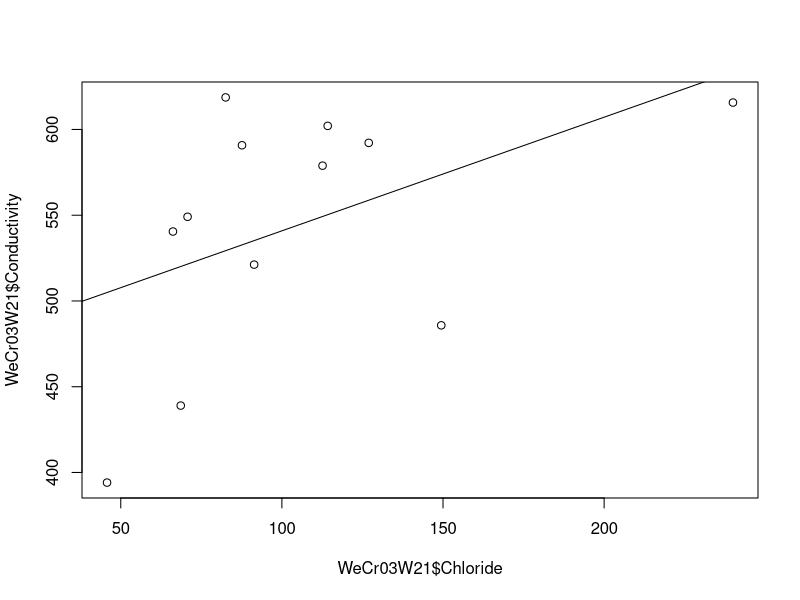
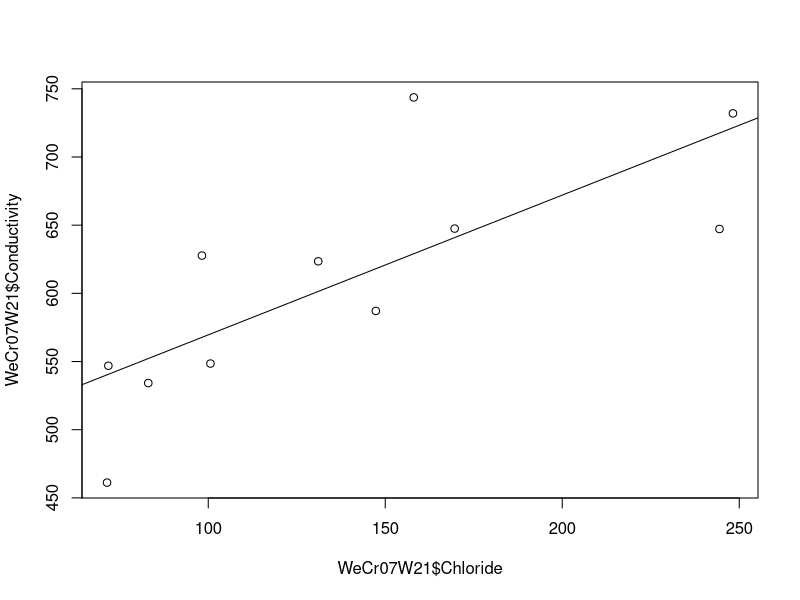
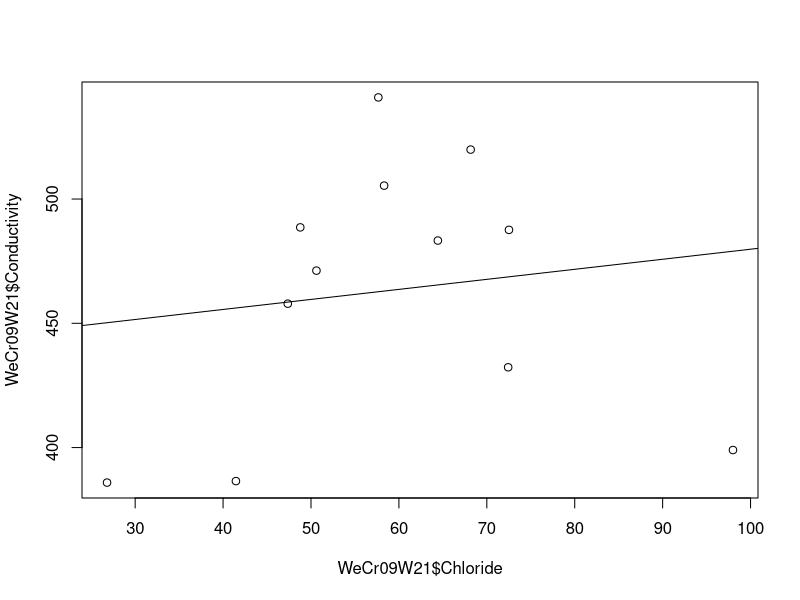
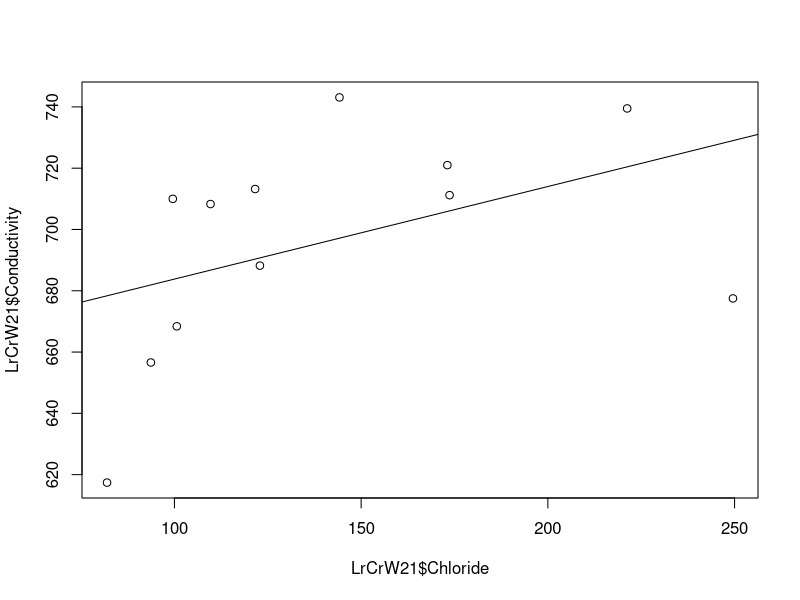
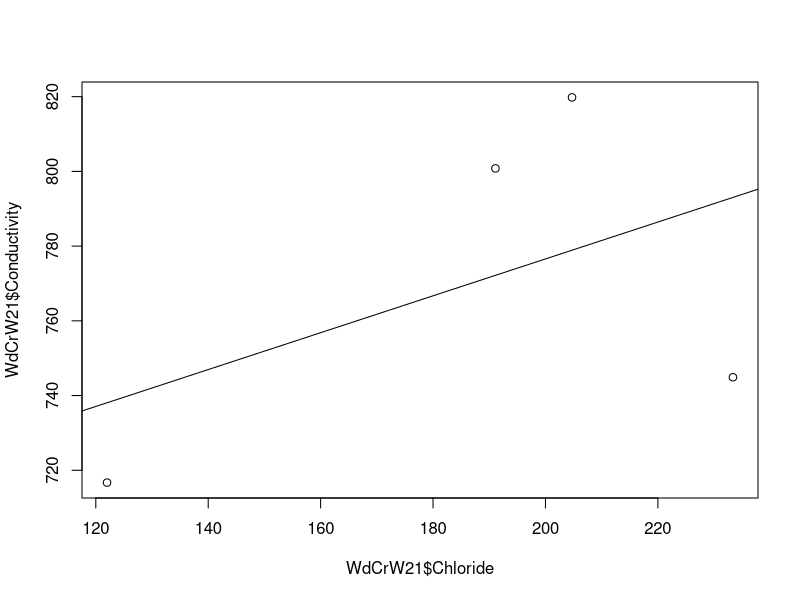
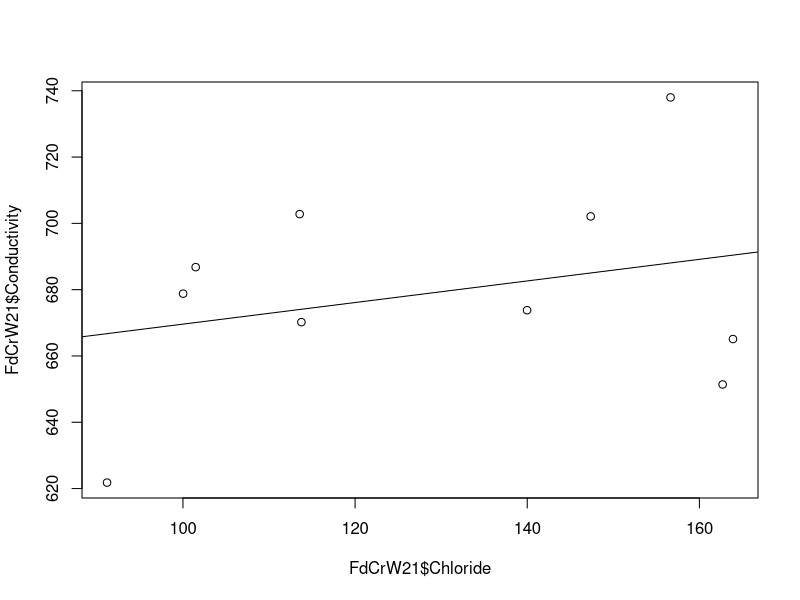
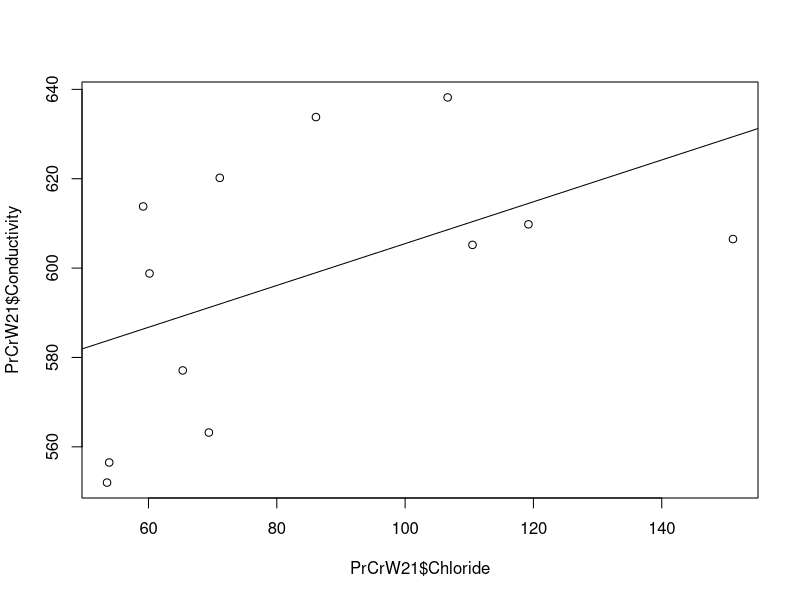
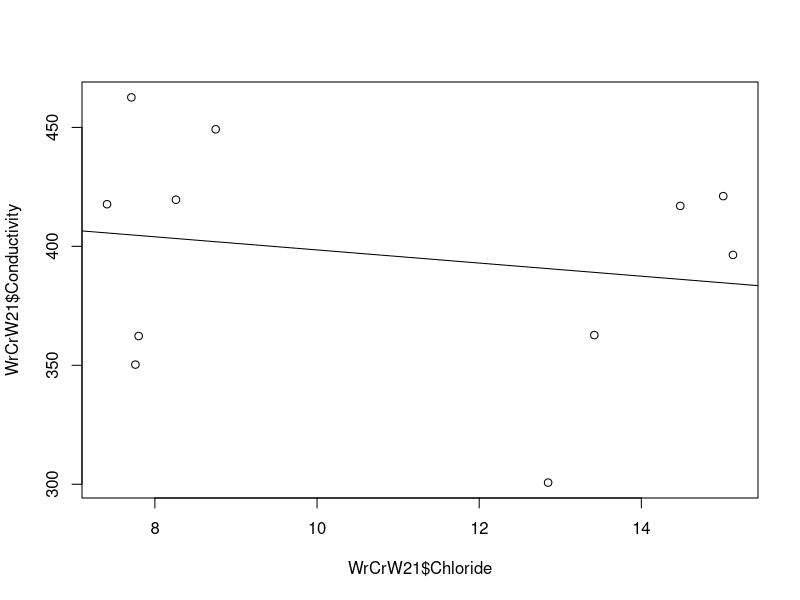

Generate these figures, in order, with R: (Note: this script raises an error after producing the figures.)
## ---- chunk 1
waterchem2 <- read.csv("Water Chem.csv")

library(ggplot2)
library(cowplot)

WeCr <- subset(waterchem2, Site== "WeCr03"|Site=="WeCr07"|Site== "WeCr09"|Site== "WeCr11"|Site=="LrCr"|Site== "WdCr"|Site=="PrCr"|Site== "FdCr"|Site=="OhRv01"|Site== "OhRv02")

NfSh <- subset(waterchem2, Site== "NoFr03"|Site=="NoFr02"|Site== "NoFr01"|Site=="WrCr"|Site=="ShCr02"|Site== "ShCr05"|Site=="ShCr06")

BfCr <- subset(waterchem2, Site=="BfCr02"|Site== "CmCr")

AMDs <- subset(waterchem2, Site== "ChCr01"|Site=="NrCr"|Site== "CsCr")

WeCr03 <- subset(waterchem2, Site=="WeCr03")
WeCr07 <- subset(waterchem2, Site=="WeCr07")
WeCr09 <- subset(waterchem2, Site=="WeCr09")
WeCr11 <- subset(waterchem2, Site=="WeCr11")
LrCr <- subset(waterchem2, Site=="LrCr")
WdCr <- subset(waterchem2, Site=="WdCr")
FdCr <- subset(waterchem2, Site=="FdCr")
PrCr <- subset(waterchem2, Site=="PrCr")
WrCr <- subset(waterchem2, Site=="WrCr")
NoFr03 <- subset(waterchem2, Site=="NoFr03")
NoFr02 <- subset(waterchem2, Site=="NoFr02")
NoFr01 <- subset(waterchem2, Site=="NoFr01")
ShCr02 <- subset(waterchem2, Site=="ShCr02")
ShCr05 <- subset(waterchem2, Site=="ShCr05")
ShCr06 <- subset(waterchem2, Site=="ShCr06")
BfCr02 <- subset(waterchem2, Site=="BfCr02")
CmCr <- subset(waterchem2, Site=="CmCr")
OhRv01 <- subset(waterchem2, Site=="OhRv01")
OhRv02 <- subset(waterchem2, Site=="OhRv02")
ChCr01 <- subset(waterchem2, Site=="ChCr01")
NrCr <- subset(waterchem2, Site=="NrCr")
CsCr <- subset(waterchem2, Site=="CsCr")
## ---- chunk 2
winter2021 <- read.csv("Winter 2021.csv")

WeCr03W21 <- subset(winter2021, Site=="WeCr03")
WeCr07W21 <- subset(winter2021, Site=="WeCr07")
WeCr09W21 <- subset(winter2021, Site=="WeCr09")
LrCrW21 <- subset(winter2021, Site=="LrCr")
WdCrW21 <- subset(winter2021, Site=="WdCr")
FdCrW21 <- subset(winter2021, Site=="FdCr")
PrCrW21 <- subset(winter2021, Site=="PrCr")
WrCrW21 <- subset(winter2021, Site=="WrCr")
NoFr03W21 <- subset(winter2021, Site=="NoFr03")
NoFr02W21 <- subset(winter2021, Site=="NoFr02")
NoFr01W21 <- subset(winter2021, Site=="NoFr01")
ShCr02W21 <- subset(winter2021, Site=="ShCr02")
ShCr05W21 <- subset(winter2021, Site=="ShCr05")
ShCr06W21 <- subset(winter2021, Site=="ShCr06")
BfCr02W21 <- subset(winter2021, Site=="BfCr02")
CmCrW21 <- subset(winter2021, Site=="CmCr")
OhRv01W21 <- subset(winter2021, Site=="OhRv01")
OhRv02W21 <- subset(winter2021, Site=="OhRv02")
ChCr01W21 <- subset(winter2021, Site=="ChCr01")
NrCrW21 <- subset(winter2021, Site=="NrCr")
CsCrW21 <- subset(winter2021, Site=="CsCr")

plot(WeCr03W21$Conductivity~WeCr03W21$Chloride)
abline(lm(WeCr03W21$Conductivity~WeCr03W21$Chloride))
summary(lm(WeCr03W21$Conductivity~WeCr03W21$Chloride))

plot(WeCr07W21$Conductivity~WeCr07W21$Chloride)
abline(lm(WeCr07W21$Conductivity~WeCr07W21$Chloride))
summary(lm(WeCr07W21$Conductivity~WeCr07W21$Chloride))

plot(WeCr09W21$Conductivity~WeCr09W21$Chloride)
abline(lm(WeCr09W21$Conductivity~WeCr09W21$Chloride))
summary(lm(WeCr09W21$Conductivity~WeCr09W21$Chloride))

plot(LrCrW21$Conductivity~LrCrW21$Chloride)
abline(lm(LrCrW21$Conductivity~LrCrW21$Chloride))
summary(lm(LrCrW21$Conductivity~LrCrW21$Chloride))

plot(WdCrW21$Conductivity~WdCrW21$Chloride)
abline(lm(WdCrW21$Conductivity~WdCrW21$Chloride))
summary(lm(WdCrW21$Conductivity~WdCrW21$Chloride))

plot(FdCrW21$Conductivity~FdCrW21$Chloride)
abline(lm(FdCrW21$Conductivity~FdCrW21$Chloride))
summary(lm(FdCrW21$Conductivity~FdCrW21$Chloride))

plot(PrCrW21$Conductivity~PrCrW21$Chloride)
abline(lm(PrCrW21$Conductivity~PrCrW21$Chloride))
summary(lm(PrCrW21$Conductivity~PrCrW21$Chloride))

plot(WrCrW21$Conductivity~WrCrW21$Chloride)
abline(lm(WrCrW21$Conductivity~WrCrW21$Chloride))
summary(lm(WrCrW21$Conductivity~WrCrW21$Chloride))

plot(NoFr03W21$Conductivity~NoFr03W21$Chloride)
abline(lm(NoFr03W21$Conductivity~NoFr03W21$Chloride))
summary(lm(NoFr03W21$Conductivity~NoFr03W21$Chloride))

plot(NoFr02W21$Conductivity~NoFr02W21$Chloride)
abline(lm(NoFr02W21$Conductivity~NoFr02W21$Chloride))
summary(lm(NoFr02W21$Conductivity~NoFr02W21$Chloride))

plot(NoFr01W21$Conductivity~NoFr01W21$Chloride)
abline(lm(NoFr01W21$Conductivity~NoFr01W21$Chloride))
summary(lm(NoFr01W21$Conductivity~NoFr01W21$Chloride))

plot(ShCr02W21$Conductivity~ShCr02W21$Chloride)
abline(lm(ShCr02W21$Conductivity~ShCr02W21$Chloride))
summary(lm(ShCr02W21$Conductivity~ShCr02W21$Chloride))

plot(ShCr05W21$Conductivity~ShCr05W21$Chloride)
abline(lm(ShCr05W21$Conductivity~ShCr05W21$Chloride))
summary(lm(ShCr05W21$Conductivity~ShCr05W21$Chloride))

plot(ShCr06W21$Conductivity~ShCr06W21$Chloride)
abline(lm(ShCr06W21$Conductivity~ShCr06W21$Chloride))
summary(lm(ShCr06W21$Conductivity~ShCr06W21$Chloride))

plot(BfCr02W21$Conductivity~BfCr02W21$Chloride)
abline(lm(BfCr02W21$Conductivity~BfCr02W21$Chloride))
summary(lm(BfCr02W21$Conductivity~BfCr02W21$Chloride))

plot(CmCrW21$Conductivity~CmCrW21$Chloride)
abline(lm(CmCrW21$Conductivity~CmCrW21$Chloride))
summary(lm(CmCrW21$Conductivity~CmCrW21$Chloride))

plot(OhRv01W21$Conductivity~OhRv01W21$Chloride)
abline(lm(OhRv01W21$Conductivity~OhRv01W21$Chloride))
summary(lm(OhRv01W21$Conductivity~OhRv01W21$Chloride))

plot(OhRv02W21$Conductivity~OhRv02W21$Chloride)
abline(lm(OhRv02W21$Conductivity~OhRv02W21$Chloride))
summary(lm(OhRv02W21$Conductivity~OhRv02W21$Chloride))

plot(ChCr01W21$Conductivity~ChCr01W21$Chloride)
abline(lm(ChCr01W21$Conductivity~ChCr01W21$Chloride))
summary(lm(ChCr01W21$Conductivity~ChCr01W21$Chloride))

plot(NrCrW21$Conductivity~NrCrW21$Chloride)
abline(lm(NrCrW21$Conductivity~NrCrW21$Chloride))
summary(lm(NrCrW21$Conductivity~NrCrW21$Chloride))

plot(CsCrW21$Conductivity~CsCrW21$Chloride)
abline(lm(CsCrW21$Conductivity~CsCrW21$Chloride))
summary(lm(CsCrW21$Conductivity~CsCrW21$Chloride))
## ---- chunk 3
winter2020 <- read.csv("Winter 2020.csv")

WeCr03W20 <- subset(winter2020, Site=="WeCr03")
WeCr07W20 <- subset(winter2020, Site=="WeCr07")
WeCr09W20 <- subset(winter2020, Site=="WeCr09")
LrCrW20 <- subset(winter2020, Site=="LrCr")
WdCrW20 <- subset(winter2020, Site=="WdCr")
FdCrW20 <- subset(winter2020, Site=="FdCr")
PrCrW20 <- subset(winter2020, Site=="PrCr")
WrCrW20 <- subset(winter2020, Site=="WrCr")
NoFr03W20 <- subset(winter2020, Site=="NoFr03")
NoFr02W20 <- subset(winter2020, Site=="NoFr02")
NoFr01W20 <- subset(winter2020, Site=="NoFr01")
ShCr02W20 <- subset(winter2020, Site=="ShCr02")
ShCr05W20 <- subset(winter2020, Site=="ShCr05")
ShCr06W20 <- subset(winter2020, Site=="ShCr06")
BfCr02W20 <- subset(winter2020, Site=="BfCr02")
CmCrW20 <- subset(winter2020, Site=="CmCr")
OhRv01W20 <- subset(winter2020, Site=="OhRv01")
OhRv02W20 <- subset(winter2020, Site=="OhRv02")
ChCr01W20 <- subset(winter2020, Site=="ChCr01")
NrCrW20 <- subset(winter2020, Site=="NrCr")
CsCrW20 <- subset(winter2020, Site=="CsCr")

plot(WeCr03W20$Conductivity~WeCr03W20$Chloride)
abline(lm(WeCr03W20$Conductivity~WeCr03W20$Chloride))
summary(lm(WeCr03W20$Conductivity~WeCr03W20$Chloride))

plot(WeCr07W20$Conductivity~WeCr07W20$Chloride)
abline(lm(WeCr07W20$Conductivity~WeCr07W20$Chloride))
summary(lm(WeCr07W20$Conductivity~WeCr07W20$Chloride))

plot(WeCr09W20$Conductivity~WeCr09W20$Chloride)
abline(lm(WeCr09W20$Conductivity~WeCr09W20$Chloride))
summary(lm(WeCr09W20$Conductivity~WeCr09W20$Chloride))

plot(LrCrW20$Conductivity~LrCrW20$Chloride)
abline(lm(LrCrW20$Conductivity~LrCrW20$Chloride))
summary(lm(LrCrW20$Conductivity~LrCrW20$Chloride))

plot(WdCrW20$Conductivity~WdCrW20$Chloride)
abline(lm(WdCrW20$Conductivity~WdCrW20$Chloride))
summary(lm(WdCrW20$Conductivity~WdCrW20$Chloride))

plot(FdCrW20$Conductivity~FdCrW20$Chloride)
abline(lm(FdCrW20$Conductivity~FdCrW20$Chloride))
summary(lm(FdCrW20$Conductivity~FdCrW20$Chloride))

plot(PrCrW20$Conductivity~PrCrW20$Chloride)
abline(lm(PrCrW20$Conductivity~PrCrW20$Chloride))
summary(lm(PrCrW20$Conductivity~PrCrW20$Chloride))

plot(WrCrW20$Conductivity~WrCrW20$Chloride)
abline(lm(WrCrW20$Conductivity~WrCrW20$Chloride))
summary(lm(WrCrW20$Conductivity~WrCrW20$Chloride))

plot(NoFr03W20$Conductivity~NoFr03W20$Chloride)
abline(lm(NoFr03W20$Conductivity~NoFr03W20$Chloride))
summary(lm(NoFr03W20$Conductivity~NoFr03W20$Chloride))

plot(NoFr02W20$Conductivity~NoFr02W20$Chloride)
abline(lm(NoFr02W20$Conductivity~NoFr02W20$Chloride))
summary(lm(NoFr02W20$Conductivity~NoFr02W20$Chloride))

plot(NoFr01W20$Conductivity~NoFr01W20$Chloride)
abline(lm(NoFr01W20$Conductivity~NoFr01W20$Chloride))
summary(lm(NoFr01W20$Conductivity~NoFr01W20$Chloride))

plot(ShCr02W20$Conductivity~ShCr02W20$Chloride)
abline(lm(ShCr02W20$Conductivity~ShCr02W20$Chloride))
summary(lm(ShCr02W20$Conductivity~ShCr02W20$Chloride))

plot(ShCr05W20$Conductivity~ShCr05W20$Chloride)
abline(lm(ShCr05W20$Conductivity~ShCr05W20$Chloride))
summary(lm(ShCr05W20$Conductivity~ShCr05W20$Chloride))

plot(ShCr06W20$Conductivity~ShCr06W20$Chloride)
abline(lm(ShCr06W20$Conductivity~ShCr06W20$Chloride))
summary(lm(ShCr06W20$Conductivity~ShCr06W20$Chloride))

plot(BfCr02W20$Conductivity~BfCr02W20$Chloride)
abline(lm(BfCr02W20$Conductivity~BfCr02W20$Chloride))
summary(lm(BfCr02W20$Conductivity~BfCr02W20$Chloride))

plot(CmCrW20$Conductivity~CmCrW20$Chloride)
abline(lm(CmCrW20$Conductivity~CmCrW20$Chloride))
summary(lm(CmCrW20$Conductivity~CmCrW20$Chloride))

plot(OhRv01W20$Conductivity~OhRv01W20$Chloride)
abline(lm(OhRv01W20$Conductivity~OhRv01W20$Chloride))
summary(lm(OhRv01W20$Conductivity~OhRv01W20$Chloride))

plot(OhRv02W20$Conductivity~OhRv02W20$Chloride)
abline(lm(OhRv02W20$Conductivity~OhRv02W20$Chloride))
summary(lm(OhRv02W20$Conductivity~OhRv02W20$Chloride))

plot(ChCr01W20$Conductivity~ChCr01W20$Chloride)
abline(lm(ChCr01W20$Conductivity~ChCr01W20$Chloride))
summary(lm(ChCr01W20$Conductivity~ChCr01W20$Chloride))

plot(NrCrW20$Conductivity~NrCrW20$Chloride)
abline(lm(NrCrW20$Conductivity~NrCrW20$Chloride))
summary(lm(NrCrW20$Conductivity~NrCrW20$Chloride))

plot(CsCrW20$Conductivity~CsCrW20$Chloride)
abline(lm(CsCrW20$Conductivity~CsCrW20$Chloride))
summary(lm(CsCrW20$Conductivity~CsCrW20$Chloride))
## ---- chunk 4
summer2020 <- read.csv("Summer 2020.csv")

WeCr03S20 <- subset(summer2020, Site=="WeCr03")
WeCr07S20 <- subset(summer2020, Site=="WeCr07")
WeCr09S20 <- subset(summer2020, Site=="WeCr09")
LrCrS20 <- subset(summer2020, Site=="LrCr")
WdCrS20 <- subset(summer2020, Site=="WdCr")
FdCrS20 <- subset(summer2020, Site=="FdCr")
PrCrS20 <- subset(summer2020, Site=="PrCr")
WrCrS20 <- subset(summer2020, Site=="WrCr")
NoFr03S20 <- subset(summer2020, Site=="NoFr03")
NoFr02S20 <- subset(summer2020, Site=="NoFr02")
NoFr01S20 <- subset(summer2020, Site=="NoFr01")
ShCr02S20 <- subset(summer2020, Site=="ShCr02")
ShCr05S20 <- subset(summer2020, Site=="ShCr05")
ShCr06S20 <- subset(summer2020, Site=="ShCr06")
BfCr02S20 <- subset(summer2020, Site=="BfCr02")
CmCrS20 <- subset(summer2020, Site=="CmCr")
OhRv01S20 <- subset(summer2020, Site=="OhRv01")
OhRv02S20 <- subset(summer2020, Site=="OhRv02")
ChCr01S20 <- subset(summer2020, Site=="ChCr01")
NrCrS20 <- subset(summer2020, Site=="NrCr")
CsCrS20 <- subset(summer2020, Site=="CsCr")

plot(WeCr03S20$Conductivity~WeCr03S20$Chloride)
abline(lm(WeCr03S20$Conductivity~WeCr03S20$Chloride))
summary(lm(WeCr03S20$Conductivity~WeCr03S20$Chloride))

plot(WeCr07S20$Conductivity~WeCr07S20$Chloride)
abline(lm(WeCr07S20$Conductivity~WeCr07S20$Chloride))
summary(lm(WeCr07S20$Conductivity~WeCr07S20$Chloride))

plot(WeCr09S20$Conductivity~WeCr09S20$Chloride)
abline(lm(WeCr09S20$Conductivity~WeCr09S20$Chloride))
summary(lm(WeCr09S20$Conductivity~WeCr09S20$Chloride))

plot(LrCrS20$Conductivity~LrCrS20$Chloride)
abline(lm(LrCrS20$Conductivity~LrCrS20$Chloride))
summary(lm(LrCrS20$Conductivity~LrCrS20$Chloride))

plot(WdCrS20$Conductivity~WdCrS20$Chloride)
abline(lm(WdCrS20$Conductivity~WdCrS20$Chloride))
summary(lm(WdCrS20$Conductivity~WdCrS20$Chloride))

plot(FdCrS20$Conductivity~FdCrS20$Chloride)
abline(lm(FdCrS20$Conductivity~FdCrS20$Chloride))
summary(lm(FdCrS20$Conductivity~FdCrS20$Chloride))

plot(PrCrS20$Conductivity~PrCrS20$Chloride)
abline(lm(PrCrS20$Conductivity~PrCrS20$Chloride))
summary(lm(PrCrS20$Conductivity~PrCrS20$Chloride))

plot(WrCrS20$Conductivity~WrCrS20$Chloride)
abline(lm(WrCrS20$Conductivity~WrCrS20$Chloride))
summary(lm(WrCrS20$Conductivity~WrCrS20$Chloride))

plot(NoFr03S20$Conductivity~NoFr03S20$Chloride)
abline(lm(NoFr03S20$Conductivity~NoFr03S20$Chloride))
summary(lm(NoFr03S20$Conductivity~NoFr03S20$Chloride))

plot(NoFr02S20$Conductivity~NoFr02S20$Chloride)
abline(lm(NoFr02S20$Conductivity~NoFr02S20$Chloride))
summary(lm(NoFr02S20$Conductivity~NoFr02S20$Chloride))

plot(NoFr01S20$Conductivity~NoFr01S20$Chloride)
abline(lm(NoFr01S20$Conductivity~NoFr01S20$Chloride))
summary(lm(NoFr01S20$Conductivity~NoFr01S20$Chloride))

plot(ShCr02S20$Conductivity~ShCr02S20$Chloride)
abline(lm(ShCr02S20$Conductivity~ShCr02S20$Chloride))
summary(lm(ShCr02S20$Conductivity~ShCr02S20$Chloride))

plot(ShCr05S20$Conductivity~ShCr05S20$Chloride)
abline(lm(ShCr05S20$Conductivity~ShCr05S20$Chloride))
summary(lm(ShCr05S20$Conductivity~ShCr05S20$Chloride))

plot(ShCr06S20$Conductivity~ShCr06S20$Chloride)
abline(lm(ShCr06S20$Conductivity~ShCr06S20$Chloride))
summary(lm(ShCr06S20$Conductivity~ShCr06S20$Chloride))

plot(BfCr02S20$Conductivity~BfCr02S20$Chloride)
abline(lm(BfCr02S20$Conductivity~BfCr02S20$Chloride))
summary(lm(BfCr02S20$Conductivity~BfCr02S20$Chloride))

plot(CmCrS20$Conductivity~CmCrS20$Chloride)
abline(lm(CmCrS20$Conductivity~CmCrS20$Chloride))
summary(lm(CmCrS20$Conductivity~CmCrS20$Chloride))

plot(OhRv01S20$Conductivity~OhRv01S20$Chloride)
abline(lm(OhRv01S20$Conductivity~OhRv01S20$Chloride))
summary(lm(OhRv01S20$Conductivity~OhRv01S20$Chloride))

plot(OhRv02S20$Conductivity~OhRv02S20$Chloride)
abline(lm(OhRv02S20$Conductivity~OhRv02S20$Chloride))
summary(lm(OhRv02S20$Conductivity~OhRv02S20$Chloride))

plot(ChCr01S20$Conductivity~ChCr01S20$Chloride)
abline(lm(ChCr01S20$Conductivity~ChCr01S20$Chloride))
summary(lm(ChCr01S20$Conductivity~ChCr01S20$Chloride))

plot(NrCrS20$Conductivity~NrCrS20$Chloride)
abline(lm(NrCrS20$Conductivity~NrCrS20$Chloride))
summary(lm(NrCrS20$Conductivity~NrCrS20$Chloride))

plot(CsCrS20$Conductivity~CsCrS20$Chloride)
abline(lm(CsCrS20$Conductivity~CsCrS20$Chloride))
summary(lm(CsCrS20$Conductivity~CsCrS20$Chloride))
## ---- chunk 5
summer2019 <- read.csv("Summer 2019.csv")

WeCr03S19 <- subset(summer2019, Site=="WeCr03")
WeCr07S19 <- subset(summer2019, Site=="WeCr07")
WeCr09S19 <- subset(summer2019, Site=="WeCr09")
LrCrS19 <- subset(summer2019, Site=="LrCr")
WdCrS19 <- subset(summer2019, Site=="WdCr")
FdCrS19 <- subset(summer2019, Site=="FdCr")
PrCrS19 <- subset(summer2019, Site=="PrCr")
WrCrS19 <- subset(summer2019, Site=="WrCr")
NoFr03S19 <- subset(summer2019, Site=="NoFr03")
NoFr02S19 <- subset(summer2019, Site=="NoFr02")
NoFr01S19 <- subset(summer2019, Site=="NoFr01")
ShCr02S19 <- subset(summer2019, Site=="ShCr02")
ShCr05S19 <- subset(summer2019, Site=="ShCr05")
ShCr06S19 <- subset(summer2019, Site=="ShCr06")
BfCr02S19 <- subset(summer2019, Site=="BfCr02")
CmCrS19 <- subset(summer2019, Site=="CmCr")
OhRv01S19 <- subset(summer2019, Site=="OhRv01")
OhRv02S19 <- subset(summer2019, Site=="OhRv02")
ChCr01S19 <- subset(summer2019, Site=="ChCr01")
NrCrS19 <- subset(summer2019, Site=="NrCr")
CsCrS19 <- subset(summer2019, Site=="CsCr")

plot(WeCr03S19$Conductivity~WeCr03S19$Chloride)
abline(lm(WeCr03S19$Conductivity~WeCr03S19$Chloride))
summary(lm(WeCr03S19$Conductivity~WeCr03S19$Chloride))

plot(WeCr07S19$Conductivity~WeCr07S19$Chloride)
abline(lm(WeCr07S19$Conductivity~WeCr07S19$Chloride))
summary(lm(WeCr07S19$Conductivity~WeCr07S19$Chloride))

plot(WeCr09S19$Conductivity~WeCr09S19$Chloride)
abline(lm(WeCr09S19$Conductivity~WeCr09S19$Chloride))
summary(lm(WeCr09S19$Conductivity~WeCr09S19$Chloride))

plot(LrCrS19$Conductivity~LrCrS19$Chloride)
abline(lm(LrCrS19$Conductivity~LrCrS19$Chloride))
summary(lm(LrCrS19$Conductivity~LrCrS19$Chloride))

plot(WdCrS19$Conductivity~WdCrS19$Chloride)
abline(lm(WdCrS19$Conductivity~WdCrS19$Chloride))
summary(lm(WdCrS19$Conductivity~WdCrS19$Chloride))

plot(FdCrS19$Conductivity~FdCrS19$Chloride)
abline(lm(FdCrS19$Conductivity~FdCrS19$Chloride))
summary(lm(FdCrS19$Conductivity~FdCrS19$Chloride))

plot(PrCrS19$Conductivity~PrCrS19$Chloride)
abline(lm(PrCrS19$Conductivity~PrCrS19$Chloride))
summary(lm(PrCrS19$Conductivity~PrCrS19$Chloride))

plot(WrCrS19$Conductivity~WrCrS19$Chloride)
abline(lm(WrCrS19$Conductivity~WrCrS19$Chloride))
summary(lm(WrCrS19$Conductivity~WrCrS19$Chloride))

plot(NoFr03S19$Conductivity~NoFr03S19$Chloride)
abline(lm(NoFr03S19$Conductivity~NoFr03S19$Chloride))
summary(lm(NoFr03S19$Conductivity~NoFr03S19$Chloride))

plot(NoFr02S19$Conductivity~NoFr02S19$Chloride)
abline(lm(NoFr02S19$Conductivity~NoFr02S19$Chloride))
summary(lm(NoFr02S19$Conductivity~NoFr02S19$Chloride))

plot(NoFr01S19$Conductivity~NoFr01S19$Chloride)
abline(lm(NoFr01S19$Conductivity~NoFr01S19$Chloride))
summary(lm(NoFr01S19$Conductivity~NoFr01S19$Chloride))

plot(ShCr02S19$Conductivity~ShCr02S19$Chloride)
abline(lm(ShCr02S19$Conductivity~ShCr02S19$Chloride))
summary(lm(ShCr02S19$Conductivity~ShCr02S19$Chloride))

plot(ShCr05S19$Conductivity~ShCr05S19$Chloride)
abline(lm(ShCr05S19$Conductivity~ShCr05S19$Chloride))
summary(lm(ShCr05S19$Conductivity~ShCr05S19$Chloride))

plot(ShCr06S19$Conductivity~ShCr06S19$Chloride)
abline(lm(ShCr06S19$Conductivity~ShCr06S19$Chloride))
summary(lm(ShCr06S19$Conductivity~ShCr06S19$Chloride))

plot(BfCr02S19$Conductivity~BfCr02S19$Chloride)
abline(lm(BfCr02S19$Conductivity~BfCr02S19$Chloride))
summary(lm(BfCr02S19$Conductivity~BfCr02S19$Chloride))

plot(CmCrS19$Conductivity~CmCrS19$Chloride)
abline(lm(CmCrS19$Conductivity~CmCrS19$Chloride))
summary(lm(CmCrS19$Conductivity~CmCrS19$Chloride))

plot(OhRv01S19$Conductivity~OhRv01S19$Chloride)
abline(lm(OhRv01S19$Conductivity~OhRv01S19$Chloride))
summary(lm(OhRv01S19$Conductivity~OhRv01S19$Chloride))

plot(OhRv02S19$Conductivity~OhRv02S19$Chloride)
abline(lm(OhRv02S19$Conductivity~OhRv02S19$Chloride))
summary(lm(OhRv02S19$Conductivity~OhRv02S19$Chloride))

plot(ChCr01S19$Conductivity~ChCr01S19$Chloride)
abline(lm(ChCr01S19$Conductivity~ChCr01S19$Chloride))
summary(lm(ChCr01S19$Conductivity~ChCr01S19$Chloride))

plot(NrCrS19$Conductivity~NrCrS19$Chloride)
abline(lm(NrCrS19$Conductivity~NrCrS19$Chloride))
summary(lm(NrCrS19$Conductivity~NrCrS19$Chloride))

plot(CsCrS19$Conductivity~CsCrS19$Chloride)
abline(lm(CsCrS19$Conductivity~CsCrS19$Chloride))
summary(lm(CsCrS19$Conductivity~CsCrS19$Chloride))
## ---- chunk 6

BfCr022020 <-c(9.88, 11, 10.73, 6.69, 19.14, 19.12, 18.51, 19.43, 31.5) 

BfCr022021 <-c(64.24, 42.7, 56.5, 49.51,72.75 ,96.95 ,39.28 ,53.61 ,48.3 ,65.55 ,66.71)


ChCr012020 <-c(72.17,70.11,53.01,28.47,42.85,55.24,46.08,51.23,49.44,52.35,46.59,45.91)

ChCr012021 <-c(180.78,138.41,156.83,110.98,150.78,158.58,133.42,190.51,128.66)


CmCr2020 <-c(3.93,12.62,10.32,5.13,6.21,11.7,7.2,9.26,10.14)

CmCr2021 <-c(29.56,26.56,28.74,33.25,35.18,18.28,29.03,33.86,45.51,21.18)


CsCr2020 <-c(96.05,92.68,75.37,58.71,61.73,62.81,85.3,100.79,82.86,108.86,306.73,116.73)

CsCr2021 <-c(304.08,194.52,182.04,256.86,257.4,384.08,272.82)


FdCr2020 <-c(76.99,79.5,63.7,49.01,48.89,83.7,57.88,75,94.6,108.98,75.3,90.77)

FdCr2021 <-c(101.48,91.18,139.98,100.02,113.56,162.7,113.76,147.37,156.65,163.9)


LrCr2020 <-c(57.18,60.2,46.58,33.25,43.55,49.9,53.95,62.53,60.22,82.18,106.57,66.26)

LrCr2021 <-c(99.56,81.95,173.09,93.69,109.66,221.24,100.63,122.89,144.19,173.68,249.57,121.61)


NoFr012020 <-c(36.86,34.86,28.96,14.97,26.04,29.17,22.82,25.73,21.08)

NoFr012021 <-c(93.23,70.65,153.38,101.12,92.99,178.4,75.12,95.87,112.3,123.08,89.09)


NoFr022020 <-c(33.3,34.78,29.99,18.08,27.93,31.32,20.56,23.84,24.13)

NoFr022021 <-c(81.56,64.24,162.56,96.76,81.65,158.3,68.52,93.81,115.72,129.76,144.05)


NoFr032020 <-c(12.78,14.49,6.71,4.47,7.89,9.81,7.34,8.24,6.04)

NoFr032021 <-c(20.13,21.98,25.85,28.61,26.49,38.89,22.72,35.91,45.91,59.88,30.3)


NrCr2020 <-c(203.74,185.57,190.33,139.2,144.27,144.88,177.89,183.79,200.67,175.99,276.43,315.92)

NrCr2021 <-c(1408.33,420.83,372,558.89,582.3,556.8)


OhRv012020 <-c(26.26
,19.06
,42.7
,11.63
,11.26
,18.13
,29.31
,21.37
,27.58
,49.48
,22.83)

OhRv012021 <-c(60.56
,91.66
,142.49
,125.56)


OhRv022020 <-c(21.52
,18.97
,16.52
,19.87
,12.82
,17.28
,39.82
,35.35
,44.37
,59.68
,24.52
,27.12)

OhRv022021 <-c(52.56
,53.28
,50.14
,61.94
,58.43
,64.1
,68.04
,59.91
,86.29
,154.87
,141.38)


PrCr2020 <-c(37.38
,31.83
,30.39
,16.78
,18.99
,21.79
,18.18
,31.27
,34.16
,50.4
,30.17
,35.1)

PrCr2021 <-c(59.17
,53.88
,106.63
,60.16
,71.11
,119.22
,53.54
,65.34
,86.1
,110.5
,151.1
,69.41)


ShCr022020 <-c(59.29
,61.66
,110.44
,61.37
,52.19
,110.65
,43.02
,45.88
,40.03)

ShCr022021 <-c(222.45
,140.29
,381.81
,318.61
,123.26
,372.98
,139.24
,172.4
,161.85
,247.4
,159.29)


ShCr052020 <-c(15.39
,27.81
,14.35
,23.16
,26.17
,33.14
,20.48)

ShCr052021 <-c(66.92
,62.72
,103.94)


ShCr062020 <-c(33.56
,75.47
,111.56
,71.29
,65.45
,72.55
,36.73
,52.61
,35.98)

ShCr062021 <-c(400
,188.69
,440.05
,393.61
,184.62
,351.26
,190.35
,219.76
,187.69
,256.27
,147.48)


WdCr2020 <-c(75.44
,73.37
,59.65
,43.66
,51.82
,49.04
,52.15
,62.53
,65
,85.3
,238.62
,70.58)

WdCr2021 <-c(191.1
,122
,204.73
,233.36)


WeCr032020 <-c(38.61
,43.15
,46.87
,36.48
,9.63
,19.1
,30.12
,27.54
,29.01
,31.35
,27.42
,100.09
,38.78)

WeCr032021 <-c(82.55
,66.19
,126.95
,70.73
,87.62
,239.98
,45.74
,91.39
,112.62
,114.22
,149.46
,68.61)


WeCr072020 <-c(34.16
,39.25
,26
,15.55
,20.76
,27.09
,30.35
,29.81
,35.73
,48.51
,50.75)

WeCr072021 <-c(83.06
,71.78
,169.6
,98.22
,158.05
,248.22
,71.41
,100.62
,131.07
,147.33
,244.41)


WeCr092020 <-c(25.83
,26.61
,37.6
,23.18
,6.37
,9.69
,18.33
,13.14
,12.31
,19.67
,17.8
,16.96
,20.43)

WeCr092021 <-c(57.66
,58.32
,68.16
,48.78
,64.43
,72.52
,26.8
,47.36
,50.62
,72.43
,98
,41.46)


WrCr2020 <-c(4.23
,2.21
,2.53
,4.87
,6.49
,4.11
,4.59
,2.95)

WrCr2021 <-c(7.71
,8.26
,7.8
,7.41
,8.75
,7.76
,13.42
,15.01
,14.48
,15.13
,12.85)

## ---- chunk 7
t.test(BfCr022020, BfCr022021, alternative = "two.sided", var.equal = TRUE)

t.test(ChCr012020, ChCr012021, alternative = "two.sided", var.equal = TRUE)

t.test(CmCr2020, CmCr2021, alternative = "two.sided", var.equal = TRUE)

t.test(CsCr2020, CsCr2021, alternative = "two.sided", var.equal = TRUE)

t.test(FdCr2020, FdCr2021, alternative = "two.sided", var.equal = TRUE)

t.test(LrCr2020, LrCr2021, alternative = "two.sided", var.equal = TRUE)

t.test(NoFr012020, NoFr012021, alternative = "two.sided", var.equal = TRUE)

t.test(NoFr022020, NoFr022021, alternative = "two.sided", var.equal = TRUE)

t.test(NoFr032020, NoFr032021, alternative = "two.sided", var.equal = TRUE)

t.test(NrCr2020, NrCr2021, alternative = "two.sided", var.equal = TRUE)

t.test(OhRv012020, OhRv012021, alternative = "two.sided", var.equal = TRUE)

t.test(OhRv022020, OhRv022021, alternative = "two.sided", var.equal = TRUE)

t.test(PrCr2020, PrCr2021, alternative = "two.sided", var.equal = TRUE)

t.test(ShCr022020, ShCr022021, alternative = "two.sided", var.equal = TRUE)

t.test(ShCr052020, ShCr052021, alternative = "two.sided", var.equal = TRUE)

t.test(ShCr062020, ShCr062021, alternative = "two.sided", var.equal = TRUE)

t.test(WdCr2020, WdCr2021, alternative = "two.sided", var.equal = TRUE)

t.test(WeCr032020, WeCr032021, alternative = "two.sided", var.equal = TRUE)

t.test(WeCr072020, WeCr072021, alternative = "two.sided", var.equal = TRUE)

t.test(WeCr092020, WeCr092021, alternative = "two.sided", var.equal = TRUE)

t.test(WrCr2020, WrCr2021, alternative = "two.sided", var.equal = TRUE)

## ---- chunk 8
wilcox.test(BfCr022020, BfCr022021)

wilcox.test(ChCr012020, ChCr012021)

wilcox.test(CmCr2020, CmCr2021)

wilcox.test(CsCr2020, CsCr2021)

wilcox.test(FdCr2020, FdCr2021)

wilcox.test(LrCr2020, LrCr2021)

wilcox.test(NoFr012020, NoFr012021)

wilcox.test(NoFr022020, NoFr022021)

wilcox.test(NoFr032020, NoFr032021)

wilcox.test(NrCr2020, NrCr2021)

wilcox.test(OhRv012020, OhRv012021)

wilcox.test(OhRv022020, OhRv022021)

wilcox.test(PrCr2020, PrCr2021)

wilcox.test(ShCr022020, ShCr022021)

wilcox.test(ShCr052020, ShCr052021)

wilcox.test(ShCr062020, ShCr062021)

wilcox.test(WdCr2020, WdCr2021)

wilcox.test(WeCr032020, WeCr032021)

wilcox.test(WeCr072020, WeCr072021)

wilcox.test(WeCr092020, WeCr092021)

wilcox.test(WrCr2020, WrCr2021)
## ---- chunk 9
WCBfCr0220 <-c(315
,474.6
,528.8
,343.7
,405
,455.5
,423.1
,402.5
,395.6)

WCBfCr0221 <-c(569.1
,509.6
,488.5
,508.5
,532.5
,545.9
,405.7
,473.2
,497.1
,475.5
,484.6)


WCChCr0120 <-c(1285
,1379
,1116
,871
,853.1
,1177
,955
,888
,846
,693.4
,822
,941)

WCChCr0121 <-c(1712
,2330
,2996
,1200
,1518
,1718
,1701
,1669
,1043)


WCCmCr20 <-c(295.1
,473.7
,528.8
,349.1
,391.9
,441.2
,343.6
,412.1
,405.6)

WCCmCr21 <-c(546.9
,504
,487.8
,485.1
,493.5
,397
,465.7
,477.8
,456.6
,400.1)


WCCsCr20 <-c(937
,947
,841
,736.7
,750.7
,900
,808.1
,784.3
,741.2
,661.8
,1153
,829)

WCCsCr21 <-c(1224
,929
,972
,1154
,1075
,1098
,1074)


WCFdCr20 <-c(667.5
,685.5
,595.1
,591.7
,609.7
,688.9
,686.7
,628.6
,628.4
,568.8
,643.8
,636.8)

WCFdCr21 <-c(686.8
,621.8
,673.8
,678.8
,702.8
,651.4
,670.2
,702.1
,738
,665.1)


WCLrCr20 <-c(638
,662.1
,607.3
,588
,609.6
,677.5
,641.5
,619
,620.4
,562
,747.6
,614.2)

WCLrCr21 <-c(710
,617.4
,721
,656.6
,708.3
,739.5
,668.4
,688.2
,743.1
,711.2
,677.5
,713.2)


WCNoFr0120 <-c(644.5
,737.5
,628.8
,510
,539.1
,618.4
,593
,565.1
,379.2)

WCNoFr0121 <-c(1037
,748.7
,844
,805.3
,863.4
,803.5
,607.3
,700.9
,749.9
,729.2
,682.2)


WCNoFr0220 <-c(338.1
,621.6
,327.9
,440.8
,461.6
,521.6
,504.8
,458.5
,489.9)

WCNoFr0221 <-c(656.8
,590.3
,741.9
,631.6
,655.4
,577.3
,523.7
,587.7
,612.7
,598.1
,692.8)


WCNoFr0320 <-c(439.1
,499.4
,419.7
,338.6
,359.7
,424.4
,386.1
,376
,417)

WCNoFr0321 <-c(513.6
,466.4
,469.2
,471.6
,508
,437.8
,391.1
,452.1
,455.6
,446.2
,368.5)


WCNrCr20 <-c(1823
,1729
,2297
,1678
,1435
,1337
,1724
,1466
,1445
,1355
,1213
,1575)

WCNrCr21 <-c(3193
,2076
,2374
,2856
,2895
,1955)


WCOhRv0120 <-c(278
,245.5
,341.2
,326.9
,224.2
,252.9
,279.6
,250.4
,269
,292.1
,284.8)

WCOhRv0121 <-c(251.7
,360.4
,426.1
,587.9)


WCOhRv0220 <-c(276.3
,244.2
,342.3
,331.1
,225.6
,243.9
,274.4
,196.1
,224.9
,294.1
,244.5
,271.5)

WCOhRv0221 <-c(374.5
,313.8
,299.1
,235.6
,280
,249.5
,244.5
,279.7
,343
,434.2
,544.3)


WCPrCr20 <-c(553.9
,572.3
,527.8
,496.5
,484
,570.3
,556.6
,511
,508
,437.8
,518.3
,531.8)

WCPrCr21 <-c(613.8
,556.5
,638.2
,598.8
,620.2
,609.8
,552
,577.1
,633.8
,605.2
,606.5
,563.2)


WCShCr0220 <-c(754
,764.2
,1065
,703.7
,686.4
,995
,699.1
,662.1
,640.9)

WCShCr0221 <-c(1401
,947
,1512
,1499
,953
,1412
,746.6
,910.4
,994
,1245
,1025)


WCShCr0520  <-c(515
,568.6
,408.4
,420.6
,493.6
,487.3
,450.2)

WCShCr0521 <-c(599.2
,482.8
,534.1)


WCShCr0620  <-c(734
,829
,1235
,747.8
,724.1
,832.6
,713.2
,718.1
,694.6)

WCShCr0621 <-c(1914
,1135
,1685
,1670
,1218
,1340
,1088
,1146
,1121
,1294
,979)


WCWdCr20 <-c(744
,737
,669.8
,652.9
,663.8
,680.9
,697.3
,666.9
,675.4
,614.3
,1002
,689.5)

WCWdCr21 <-c(800.8
,716.7
,819.8
,744.9)


WCWeCr0320 <-c(447.7
,477.9
,568.6
,453.3
,319.1
,280.3
,480.2
,427.4
,327.3
,365.1
,237
,578.3
,456.6)

WCWeCr0321 <-c(618.7
,540.5
,592.2
,549.1
,590.8
,615.7
,394.1
,521.2
,578.9
,602.1
,485.8
,439)


WCWeCr0720 <-c(455.9
,485.8
,385.5
,359.4
,367.2
,481.5
,431.4
,380.5
,390.2
,323.1
,494.5)

WCWeCr0721 <-c(534.2
,546.9
,647.5
,627.7
,743.7
,732
,461.2
,548.5
,623.5
,587.1
,647.2)


WCWeCr0920 <-c(438.4
,448
,556
,397.8
,282.9
,252.7
,460.2
,429.6
,287
,352.5
,212.4
,386.4
,412.3)

WCWeCr0921 <-c(540.9,
505.4,
519.9,
488.6,
483.3,
487.6,
385.9,
457.9,
471.2,
432.3,
399,
386.5)


WCWrCr20 <-c(422.5,
420,
335.5,
346.8,
425.9,
396.7,
357.1,
415.9)

WCWrCr21 <-c(462.6,
419.6,
362.3,
417.7,
449.2,
350.3,
362.7,
421.1,
417,
396.4,
300.7)

## ---- chunk 10
t.test(WCBfCr0220, WCBfCr0221, alternative = "two.sided", var.equal = TRUE)

t.test(WCChCr0120, WCChCr0121, alternative = "two.sided", var.equal = TRUE)

t.test(WCCmCr20, WCCmCr21, alternative = "two.sided", var.equal = TRUE)

t.test(WCCsCr20, WCCsCr21, alternative = "two.sided", var.equal = TRUE)

t.test(WCFdCr20, WCFdCr21, alternative = "two.sided", var.equal = TRUE)

t.test(WCLrCr20, WCLrCr21, alternative = "two.sided", var.equal = TRUE)

t.test(WCNoFr0120, WCNoFr0121, alternative = "two.sided", var.equal = TRUE)

t.test(WCNoFr0220, WCNoFr0221, alternative = "two.sided", var.equal = TRUE)

t.test(WCNoFr0320, WCNoFr0321, alternative = "two.sided", var.equal = TRUE)

t.test(WCNrCr20, WCNrCr21, alternative = "two.sided", var.equal = TRUE)

t.test(WCOhRv0120, WCOhRv0121, alternative = "two.sided", var.equal = TRUE)

t.test(WCOhRv0220, WCOhRv0221, alternative = "two.sided", var.equal = TRUE)

t.test(WCPrCr20, WCPrCr21, alternative = "two.sided", var.equal = TRUE)

t.test(WCShCr0220, WCShCr0221, alternative = "two.sided", var.equal = TRUE)

t.test(WCShCr0520, WCShCr0521, alternative = "two.sided", var.equal = TRUE)

t.test(WCShCr0620, WCShCr0621, alternative = "two.sided", var.equal = TRUE)

t.test(WCWdCr20, WCWdCr21, alternative = "two.sided", var.equal = TRUE)

t.test(WCWeCr0320, WCWeCr0321, alternative = "two.sided", var.equal = TRUE)

t.test(WCWeCr0720, WCWeCr0721, alternative = "two.sided", var.equal = TRUE)

t.test(WCWeCr0920, WCWeCr0921, alternative = "two.sided", var.equal = TRUE)

t.test(WCWrCr20, WCWrCr21, alternative = "two.sided", var.equal = TRUE)
## ---- chunk 11
wilcox.test(WCBfCr0220, WCBfCr0221)

wilcox.test(WCChCr0120, WCChCr0121)

wilcox.test(WCCmCr20, WCCmCr21)

wilcox.test(WCCsCr20, WCCsCr21)

wilcox.test(WCFdCr20, WCFdCr21)

wilcox.test(WCLrCr20, WCLrCr21)

wilcox.test(WCNoFr0120, WCNoFr0121)

wilcox.test(WCNoFr0220, WCNoFr0221)

wilcox.test(WCNoFr0320, WCNoFr0321)

wilcox.test(WCNrCr20, WCNrCr21)

wilcox.test(WCOhRv0120, WCOhRv0121)

wilcox.test(WCOhRv0220, WCOhRv0221)

wilcox.test(WCPrCr20, WCPrCr21)

wilcox.test(WCShCr0220, WCShCr0221)

wilcox.test(WCShCr0520, WCShCr0521)

wilcox.test(WCShCr0620, WCShCr0621)

wilcox.test(WCWdCr20, WCWdCr21)

wilcox.test(WCWeCr0320, WCWeCr0321)

wilcox.test(WCWeCr0720, WCWeCr0721)

wilcox.test(WCWeCr0920, WCWeCr0921)

wilcox.test(WCWrCr20, WCWrCr21)
## ---- chunk 12
BfCr01cl19 <-c(18.21,
14.4,
20.4,
20.23,
18.41,
16.53,
14.58,
11.81,
20.98)

BfCr01cl20 <-c(20.47,
13.74,
9.45,
30.06,
35.93,
33.8,
33.38,
40.22,
24.29,
23.44,
30.39)


BfCr02cl19 <-c(19.72,
14.99,
19.93,
18.34,
18.8,
18.57,
15.74,
12.88,
25.1)

BfCr01cl20 <-c(12.54,
14.16,
32.51,
35.71,
47.86,
30.86,
61.55,
32.34,
42.46,
36.75)


ChCr01cl19 <-c(34.53,
60.8,
77.81,
70.49,
69.32,
73.97,
89.99,
144.52)

ChCr01cl20 <-c(70.74,
68.9,
83.42,
108.41,
133.43,
141.34,
156.99,
199.23,
95.77,
135.32,
139.95,
158.2,
120.38)


CmCrcl19 <-c(4.98,
16.78,
16.19,
13.1,
8.01)

CmCrcl20 <-c(30.84,
9.29,
25.06,
29.7,
25.37,
39.91,
19.04,
24.45,
36.72,
27.45)


CsCrcl19 <-c(98.55,
131.22,
139,
93.6,
106.31,
57.56,
88.5,
96.04)

CsCrcl20 <-c(60.61,
72.93,
75.7,
133.07,
160.94,
73.53,
174,
174.4,
115.63,
132.86,
123.06,
130.33)


FdCrcl19 <-c(55.49,
132.01,
108.81,
74.45,
58.4,
56.69,
94.78)

FdCrcl20 <-c(57.34,
53.16,
65.37,
74.5,
114.43,
147.67,
175.72,
155.96,
73.55,
85.47,
87.73,
125.8,
70.75)

LrCrcl19 <-c(47.77,
46.17,
53.99,
40.18,
31.19,
33.4,
34.86,
50.96,
62.98,
28.47,
43.83,
47.02,
46.22,
42.84,
40.71)

LrCrcl20 <-c(49.43,
38.59,
49.02,
65.21,
86.92,
54.56,
94.6,
108.77,
53.19,
63.46,
95.98,
86.76,
68.07)


NoFr01cl19 <-c(36.56,
35.26,
42.25,
34.21,
29.65,
26.84,
26.29,
24.64,
26.73,
32.6)

NoFr01cl20 <-c(48.22,
23.74,
27.74,
57.51,
70.79,
69.19,
70.98,
87.41,
45.38,
61.52,
63.95,
16.13,
60.67)


NoFr02cl19 <-c(45.1,
37.69,
42.83,
33.09,
45.05,
27.06,
30.89,
28.81)

NoFr02cl20 <-c(62.9,
29.4,
29.63,
63.19,
78.47,
89.91,
82.01,
93.31,
53.77,
64.46,
71.99,
81.31,
80.89)


NoFr03cl19 <-c(12.17,
15.22,
13.01,
8.97,
8.79,
4.56,
8.3,
5.38,
10.17)

NoFr03cl20 <-c(20.51,
7.85,
9.75,
15.41,
21.35,
15.16,
14.38,
21.34,
14.49,
15.61,
15.16,
70.25,
15.6)


NrCrcl19 <-c(216.63,
255.74,
228.85,
246.81,
194.02,
165.27,
201.12,
154.45)

NrCrcl20 <-c(276.53,
129.11,
110.28,
161.83,
195.25,
124.12,
218.38,
209.82,
200.2,
205.47)


OhRv01cl19 <-c(12,
7.97,
15.31,
14.25,
9.87,
23.83,
15.54,
28.44,
25.06,
21.08,
16.28,
15.89,
22.78,
25.28)

OhRv01cl20 <-c(45.18,
25.76,
25.41,
39.65,
49.13,
48.88,
48.94,
67.64,
57.45,
34.48)


OhRv02cl19 <-c(10.48,
5.34,
8.63,
7.23,
6.27,
25.69,
8.29,
25.25,
23.79,
14.14,
19.28,
22.92,
19.99,
27.13)

OhRv02cl20 <-c(41.08,
26.44,
26.77,
38.45,
49.76,
49.36,
49.59,
69.76,
60.45,
41.47,
42.97,
42.47,
35.88)


PrCrcl19 <-c(29.99,
30.96,
42.89,
31.05,
27.7,
33.62,
21.38,
25.22,
22.05,
23.75,
23.73)

PrCrcl20 <-c(43.3,
19.75,
21.7,
37.91,
46.1,
52.61,
57.67,
60.21,
34.55,
34.53,
42.25,
53.14,
43.88)


ShCr02cl19 <-c(235.39,
154.97,
143.47,
88.38,
48.25,
41.43,
83.27,
29.85,
156.3,
270.15)

ShCr02cl20 <-c(88.96,
151.46,
51.4,
421.41,
195.4,
108.75,
554.77,
356.83,
165.38,
228.04,
117.05,
113.13,
159.54)


ShCr03cl19<-c(42.63,
38.61,
40.64,
30.01,
39.9,
27.75,
28.6,
26.61)

ShCr03cl20 <-c(49.55,
30.84,
27.8,
48.99,
69.58,
69.92,
72.3)


ShCr05cl19 <-c(27.07,
28.45,
21.73,
20.7,
21.81)

ShCr05cl20 <-c(59.77,
22.7,
23.9,
40.4,
57.31,
64.96,
54.65,
65.74,
29.12,
36.98,
42.4,
51.28,
40.77)


ShCr06cl19 <-c(53.8,
162.79,
175.45,
213.89,
78.14,
267.44,
148.06)

ShCr06cl20 <-c(91.17,
157.92,
66.1,
312.81,
161.31,
215.3,
183.43,
585.27,
124.21,
155.34,
337.84,
244.26,
406.73)

WdCrcl19 <-c(62.89,
68.1,
70.7,
61.5,
41.56,
66.02,
40.14,
51.61,
62.39,
35.85,
51.89,
47.94,
51.24,
50.37,
57.55)

WdCrcl20 <-c(78.9,
53.13,
59.74,
97.08,
86.69)


WeCr03cl19 <-c(21.51,
27.39,
34.27,
34.69,
24.87,
38.17,
15.56,
24.89,
26.98,
15.79,
32.07,
35.19,
26.68,
31.75,
43.08)

WeCr03cl20 <-c(50.82,
19.46,
35.19,
57.63,
63.09,
76.65,
75.42,
89.26,
50.98,
45.78,
60.44,
72.59,
65.38)


WeCr07cl19 <-c(42.4,
40.13,
47.48,
46.95,
40.16,
43,
30.7,
34.3,
42.06,
23.35,
44.22,
55.2)

WeCr07cl20 <-c(58.14,
28.47,
35.96,
60.64,
78.31,
81.74,
88.57,
47.91,
62.3,
62.59,
80.85,
66.65)


WeCr09cl19 <-c(25.47,
25.75,
35.24,
34.4,
25.34,
30.17,
21.65,
23.71,
17.43,
23.72,
23.67)

WeCr09cl20 <-c(39.7,
13.85,
22.68,
39.54,
53.25,
63.55,
46.32,
69.97,
50.09,
31.1,
38.15,
47.46,
54.48)


WeCr11cl19 <-c(26.51,
66.72,
55.54,
33.26,
30.42,
37.01,
36.48,
51.97)

WeCr11cl20 <-c(62.46,
26.99,
34.8,
52.12,
65.01,
73.03,
72.41,
48.12,
58.33,
72.69,
62.33)


WrCrcl19 <-c(2,
5.44,
6.07,
3.61,
5.06,
2.3)

WrCrcl20 <-c(9.36,
2.82,
3.07,
8.89,
7.76,
11.6,
10.31,
5.44,
4.99,
7.94,
7.11,
5.63)

## ---- chunk 13
t.test(BfCr01cl19, BfCr01cl20, alternative = "two.sided", var.equal = TRUE)

t.test(BfCr02cl19, BfCr01cl20, alternative = "two.sided", var.equal = TRUE)

t.test(CmCrcl19, CmCrcl20, alternative = "two.sided", var.equal = TRUE)

t.test(ChCr01cl19, ChCr01cl20, alternative = "two.sided", var.equal = TRUE)

t.test(CsCrcl19, CsCrcl20, alternative = "two.sided", var.equal = TRUE)

t.test(NoFr01cl19, NoFr01cl20, alternative = "two.sided", var.equal = TRUE)

t.test(NoFr02cl19, NoFr02cl20, alternative = "two.sided", var.equal = TRUE)

t.test(NoFr03cl19, NoFr03cl20, alternative = "two.sided", var.equal = TRUE)

t.test(ShCr02cl19, ShCr02cl20, alternative = "two.sided", var.equal = TRUE)

t.test(ShCr03cl19, ShCr03cl20, alternative = "two.sided", var.equal = TRUE)

t.test(ShCr05cl19, ShCr05cl20, alternative = "two.sided", var.equal = TRUE)

t.test(ShCr06cl19, ShCr06cl20, alternative = "two.sided", var.equal = TRUE)

t.test(WrCrcl19, WrCrcl20, alternative = "two.sided", var.equal = TRUE)

t.test(WdCrcl19, WdCrcl20, alternative = "two.sided", var.equal = TRUE)

t.test(FdCrcl19, FdCrcl20, alternative = "two.sided", var.equal = TRUE)

t.test(PrCrcl19, PrCrcl20, alternative = "two.sided", var.equal = TRUE)

t.test(LrCrcl19, LrCrcl20, alternative = "two.sided", var.equal = TRUE)

t.test(NrCrcl19, NrCrcl20, alternative = "two.sided", var.equal = TRUE)

t.test(WeCr03cl19, WeCr03cl20, alternative = "two.sided", var.equal = TRUE)

t.test(WeCr07cl19, WeCr07cl20, alternative = "two.sided", var.equal = TRUE)

t.test(WeCr09cl19, WeCr09cl20, alternative = "two.sided", var.equal = TRUE)

t.test(WeCr11cl19, WeCr11cl20, alternative = "two.sided", var.equal = TRUE)

t.test(OhRv01cl19, OhRv01cl20, alternative = "two.sided", var.equal = TRUE)

t.test(OhRv02cl19, OhRv02cl20, alternative = "two.sided", var.equal = TRUE)
## ---- chunk 14
wilcox.test(BfCr01cl19, BfCr01cl20)

wilcox.test(BfCr02cl19, BfCr01cl20)

wilcox.test(CmCrcl19, CmCrcl20)

wilcox.test(ChCr01cl19, ChCr01cl20)

wilcox.test(CsCrcl19, CsCrcl20)

wilcox.test(NoFr01cl19, NoFr01cl20)

wilcox.test(NoFr02cl19, NoFr02cl20)

wilcox.test(NoFr03cl19, NoFr03cl20)

wilcox.test(ShCr02cl19, ShCr02cl20)

wilcox.test(ShCr03cl19, ShCr03cl20)

wilcox.test(ShCr05cl19, ShCr05cl20)

wilcox.test(ShCr06cl19, ShCr06cl20)

wilcox.test(WrCrcl19, WrCrcl20)

wilcox.test(WdCrcl19, WdCrcl20)

wilcox.test(FdCrcl19, FdCrcl20)

wilcox.test(PrCrcl19, PrCrcl20)

wilcox.test(LrCrcl19, LrCrcl20)

wilcox.test(NrCrcl19, NrCrcl20)

wilcox.test(WeCr03cl19, WeCr03cl20)

wilcox.test(WeCr07cl19, WeCr07cl20)

wilcox.test(WeCr09cl19, WeCr09cl20)

wilcox.test(WeCr11cl19, WeCr11cl20)

wilcox.test(OhRv01cl19, OhRv01cl20)

wilcox.test(OhRv02cl19, OhRv02cl20)
## ---- chunk 15

BfCr0119 <-c(427.7,414.7,381.3,371.8,380.7,359.1,423,398.3,416,430.5,394)

BfCr0120 <-c(424.1,438.3,429.2,426.6,303,379.6,443.7,482.8,474.8,466.7,394.9,410.3,449.4)

BfCr0118 <-c(365.5,
451.8,
412.4,
416.2,
431.3,
448.7)


BfCr0219 <-c(445.5,428.6,414,398.1,398,378,449.5,441.5,431.9,457.5,395)

BfCr0220 <-c(465.6,476.2,485.5,466.8,500,462.2,539,623,480.8,430.9,518.6,543.2,588)

BfCr0218 <-c(406.9,
499.6,
450.8,
453.4,
484.5,
493)


ChCr0119 <-c(631,788,988,894,1089,1324,1555,1757,2244,2457,1216)

ChCr0120 <-c(1126,1295,1502,1743,1471,1754,2534,3186,4460,5120,4916,1734,3231,4030,4436,3234)


CmCr19 <-c(291.5,416.3,414.7,296.4,423.9,429.9)

CmCr20 <-c(426.6,457.7,473.7,461,474.7,507.4,496.2,507.9,463.2,399.6,516.4,499.1)


CsCr19 <-c(665,835,875,892,896,884,1057,1138,1261,1211,833)

CsCr20 <-c(767,909,983,1037,996,1161,1242,1370,848,1783,1357,807,1078,1054,1325,1272)


FdCr19 <-c(481.8,680,635,565,567,678,712,735)

FdCr20 <-c(621,671,685,704,655,706,544,730,784,924,750,551,687,708,781,464.8)


LrCr19 <-c(632,563.8,601,522.7,556.9,552.8,545,562,577,552,667,623,616,657,587,704,664,481.6,751)

LrCr20 <-c(576,642,566,675,627,674,518.7,676,528.1,777,634,501.5,636,700,710,658)

LrCr18 <-c(326.3,
632,
655,
680,
634,
609,
704,
685,
703)


NoFr0119 <-c(648,634,545.4,542,572,496.9,622,644,629,643,697,680,814)

NoFr0120 <-c(585,648,684,681,640,648,609,775,823,826,835,567,747,855,484.5,828)

NoFr0118 <-c(534.4,
622,
626,
623,
717,
725)


NoFr0219 <-c(529.4,517.2,483.4,477.6,498.2,541.9,546.6,481.1,575,663)

NoFr0220 <-c(479.6,522.2,550.7,555.6,507.8,493.1,483.8,593,520.8,617,571,495.4,608,647,650,651)


NoFr0319 <-c(413.2,378.9,388.6,387.8,360.8,420.2,441,444.7,447.1,458.4,445.4,495.2)

NoFr0320 <-c(418.6,430.8,445.9,441.8,401.5,384.4,384.2,454,474.2,469.5,463.8,409.6,461.8,476.2,847,465.7)

NoFr0318 <-c(397.7,
461.9,
439.9,
439.2,
451.4,
445.8)


NrCr19 <-c(2049,2112,2478,2263,2521,2247,2932,3096,3835,3750,2485)

NrCr20 <-c(2742,3345,3638,3951,2878,3710,3392,4140,922,4434,3025,3637,3823)


OhRv0119 <-c(231.6,221.1,220.4,190.2,215.2,228.3,245.5,254.1,256.4,296.9,266.4,273.5,308.1,313.6,384,398.6,409.9,368.8)

OhRv0120 <-c(341.4,325,371,405.7,434.8,330,402.2,407.2,443,411.3,399.2,388.6)

OhRv0118 <-c(360.9,
338,
341.7,
332.2,
371.3,
124,
378.6,
361.6)


OhRv0219 <-c(233.4,219.1,221.4,194,214.1,245.2,241.6,251.5,296.5,281.4,275.1,283.8,308.3,337.3,396,389.9,403.8,404.4,371.6)

OhRv0220 <-c(341,324.4,346,367.7,355,433.7,326.8,402.1,416.2,443.2,409.4,374.8,400.9,407.9,370.7,389.8)


PrCr19 <-c(546.8,513.3,513.2,477,483.5,477.9,467.2,454,479.3,525,561,580,448.8)

PrCr20 <-c(506.9,556,577.2,558,548.7,574,464.6,567,559,575,579,466.3,604,640,658,615)


ShCr0219 <-c(1445,1134,894,730,653,685,921,687,1200,1543,1162,1438,2180)

ShCr0220 <-c(834,717,842,1291,1472,880,2464,1451,1020,3369,1933,1047,1553,1219,1143,1366)

ShCr0218 <-c(759,
1223,
1144,
1084,
1181,
1205)


ShCr0319 <-c(624.5,607,534.6,521.9,563,604,612,509.2,674,804)

ShCr0320 <-c(557.5,615,657,662,584,643,592,742,817,840)


ShCr0519 <-c(448.8,451.9,499.1,513.6,450,538,630)

ShCr0520 <-c(480.1,507,537.6,493,542,457.6,569,645,645,592,406.4,573,599,627.5,581.1)


ShCr0619 <-c(583,942,1119,1219,932,1628,1140,1448,1727)

ShCr0620 <-c(820,846,1083,1527,1508,1014,1845,1205,1508,1492,2749,886,1267,2204,1584,2399)


WdCr19 <-c(700,669,703,614,612,614,595,618,592,654,710,664,656,710,708,760,745,639)

WdCr20 <-c(680,741,786,808,725,778,650,635)

WdCr18 <-c(725,
733,
772,
725,
770,
863,
822)


WeCr0319 <-c(446.1,462.5,434,396.8,418.1,440.2,327.8,373.3,393.1,449.5,483.7,491.3,499.7,538,544,557,566,438.5,529)

WeCr0320 <-c(458.7,524,464.5,552,439.1,545,487.5,558,615,637,545,480.2,530,582,640,646)

WeCr0318 <-c(504,
408,
489,
492,
478.3,
509,
527,
478.6,
517)


WeCr0719 <-c(493.6,468.3,461.7,441.6,477.6,465.5,378.1,427,478.1,396.2,525.7,573,619,434.2,594)

WeCr0720 <-c(434.2,508.8,454.4,561,496.7,587,552,571,560,598,474.8,607,656,705,665)

WeCr0718 <-c(475,
518,
533,
496,
544,
568,
547,
600)


WeCr0919 <-c(383.9,432.3,389.7,373.1,401.1,380,314.7,406,380.4,431,431.2,476.4,250.7)

WeCr0920 <-c(417.5,462.9,496.2,509,397.1,500,429.7,558,505,358.1,519,510,326,498.8,529.4,540.2)


WeCr1119 <-c(304.3,485.1,479.4,388.1,357.6,484.2,509.4,563,622,443.7)

WeCr1120 <-c(436,510,539,557,507.5,587,509.7,553,648,701,477.5,641,696,655)


WrCr19 <-c(277.6,384,397.1,326.4,447.5,407.3,447.1,486.8)

WrCr20 <-c(414.4,433.1,444.7,438.4,433.7,420.7,470.1,484.8,476.7,475.7,390.7,453.1,481.2,465.5,445.3)


## ---- chunk 16
BfCr01sum <- aov (BfCr0120 ~ BfCr0119 + BfCr0118)
summary(BfCr01sum)

#im not sure how to set up an anova this is we used in biostats but im not sure if its right or what i should be using its also not running haha so 

## ---- chunk 17
t.test(BfCr0119, BfCr0120, alternative = "two.sided", var.equal = TRUE)

t.test(BfCr0219, BfCr0220, alternative = "two.sided", var.equal = TRUE)

t.test(CmCr19, CmCr20, alternative = "two.sided", var.equal = TRUE)

t.test(ChCr0119, ChCr0120, alternative = "two.sided", var.equal = TRUE)

t.test(CsCr19, CsCr20, alternative = "two.sided", var.equal = TRUE)

t.test(NoFr0119, NoFr0120, alternative = "two.sided", var.equal = TRUE)

t.test(NoFr0219, NoFr0220, alternative = "two.sided", var.equal = TRUE)

t.test(NoFr0319, NoFr0320, alternative = "two.sided", var.equal = TRUE)

t.test(ShCr0219, ShCr0220, alternative = "two.sided", var.equal = TRUE)

t.test(ShCr0319, ShCr0320, alternative = "two.sided", var.equal = TRUE)

t.test(ShCr0519, ShCr0520, alternative = "two.sided", var.equal = TRUE)

t.test(ShCr0619, ShCr0620, alternative = "two.sided", var.equal = TRUE)

t.test(WrCr19, WrCr20, alternative = "two.sided", var.equal = TRUE)

t.test(WdCr19, WdCr20, alternative = "two.sided", var.equal = TRUE)

t.test(FdCr19, FdCr20, alternative = "two.sided", var.equal = TRUE)

t.test(PrCr19, PrCr20, alternative = "two.sided", var.equal = TRUE)

t.test(LrCr19, LrCr20, alternative = "two.sided", var.equal = TRUE)

t.test(NrCr19, NrCr20, alternative = "two.sided", var.equal = TRUE)

t.test(WeCr0319, WeCr0320, alternative = "two.sided", var.equal = TRUE)

t.test(WeCr0719, WeCr0720, alternative = "two.sided", var.equal = TRUE)

t.test(WeCr0919, WeCr0920, alternative = "two.sided", var.equal = TRUE)

t.test(WeCr1119, WeCr1120, alternative = "two.sided", var.equal = TRUE)

t.test(OhRv0119, OhRv0120, alternative = "two.sided", var.equal = TRUE)

t.test(OhRv0219, OhRv0220, alternative = "two.sided", var.equal = TRUE)
## ---- chunk 18
wilcox.test(BfCr0119, BfCr0120)

wilcox.test(BfCr0219, BfCr0220)

wilcox.test(CmCr19, CmCr20)

wilcox.test(ChCr0119, ChCr0120)

wilcox.test(CsCr19, CsCr20)

wilcox.test(NoFr0119, NoFr0120)

wilcox.test(NoFr0219, NoFr0220)

wilcox.test(NoFr0319, NoFr0320)

wilcox.test(ShCr0219, ShCr0220)

wilcox.test(ShCr0319, ShCr0320)

wilcox.test(ShCr0519, ShCr0520)

wilcox.test(ShCr0619, ShCr0620)

wilcox.test(WrCr19, WrCr20)

wilcox.test(WdCr19, WdCr20)

wilcox.test(FdCr19, FdCr20)

wilcox.test(PrCr19, PrCr20)

wilcox.test(LrCr19, LrCr20)

wilcox.test(NrCr19, NrCr20)

wilcox.test(WeCr0319, WeCr0320)

wilcox.test(WeCr0719, WeCr0720)

wilcox.test(WeCr0919, WeCr0920)

wilcox.test(WeCr1119, WeCr1120)

wilcox.test(OhRv0119, OhRv0120)

wilcox.test(OhRv0219, OhRv0220)
